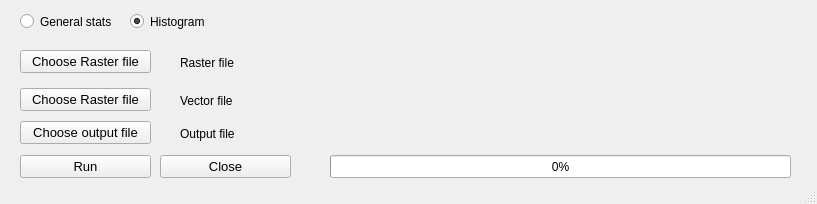
<?xml version="1.0" encoding="UTF-8"?>
<ui version="4.0">
 <class>rasterstats_view</class>
 <widget class="QMainWindow" name="rasterstats_view">
  <property name="geometry">
   <rect>
    <x>0</x>
    <y>0</y>
    <width>817</width>
    <height>204</height>
   </rect>
  </property>
  <property name="windowTitle">
   <string>Raster Statistics</string>
  </property>
  <widget class="QWidget" name="centralwidget">
   <widget class="QPushButton" name="but_raster">
    <property name="geometry">
     <rect>
      <x>20</x>
      <y>50</y>
      <width>131</width>
      <height>23</height>
     </rect>
    </property>
    <property name="font">
     <font>
      <pointsize>10</pointsize>
     </font>
    </property>
    <property name="text">
     <string>Choose Raster file</string>
    </property>
   </widget>
   <widget class="QPushButton" name="but_close">
    <property name="geometry">
     <rect>
      <x>160</x>
      <y>155</y>
      <width>131</width>
      <height>23</height>
     </rect>
    </property>
    <property name="font">
     <font>
      <pointsize>10</pointsize>
     </font>
    </property>
    <property name="text">
     <string>Close</string>
    </property>
   </widget>
   <widget class="QPushButton" name="but_vector">
    <property name="geometry">
     <rect>
      <x>20</x>
      <y>88</y>
      <width>131</width>
      <height>23</height>
     </rect>
    </property>
    <property name="font">
     <font>
      <pointsize>10</pointsize>
     </font>
    </property>
    <property name="text">
     <string>Choose Raster file</string>
    </property>
   </widget>
   <widget class="QPushButton" name="but_run">
    <property name="geometry">
     <rect>
      <x>20</x>
      <y>155</y>
      <width>131</width>
      <height>23</height>
     </rect>
    </property>
    <property name="font">
     <font>
      <pointsize>10</pointsize>
     </font>
    </property>
    <property name="text">
     <string>Run</string>
    </property>
   </widget>
   <widget class="QRadioButton" name="histogram">
    <property name="geometry">
     <rect>
      <x>130</x>
      <y>13</y>
      <width>101</width>
      <height>17</height>
     </rect>
    </property>
    <property name="text">
     <string>Histogram</string>
    </property>
    <property name="checked">
     <bool>true</bool>
    </property>
   </widget>
   <widget class="QRadioButton" name="general">
    <property name="geometry">
     <rect>
      <x>20</x>
      <y>13</y>
      <width>91</width>
      <height>17</height>
     </rect>
    </property>
    <property name="text">
     <string>General stats</string>
    </property>
   </widget>
   <widget class="QLabel" name="raster_name">
    <property name="geometry">
     <rect>
      <x>180</x>
      <y>55</y>
      <width>611</width>
      <height>16</height>
     </rect>
    </property>
    <property name="text">
     <string>Raster file</string>
    </property>
   </widget>
   <widget class="QLabel" name="vector_name">
    <property name="geometry">
     <rect>
      <x>180</x>
      <y>93</y>
      <width>621</width>
      <height>16</height>
     </rect>
    </property>
    <property name="text">
     <string>Vector file</string>
    </property>
   </widget>
   <widget class="QPushButton" name="but_output">
    <property name="geometry">
     <rect>
      <x>20</x>
      <y>121</y>
      <width>131</width>
      <height>23</height>
     </rect>
    </property>
    <property name="font">
     <font>
      <pointsize>10</pointsize>
     </font>
    </property>
    <property name="text">
     <string>Choose output file</string>
    </property>
   </widget>
   <widget class="QLabel" name="output_file">
    <property name="geometry">
     <rect>
      <x>180</x>
      <y>126</y>
      <width>621</width>
      <height>16</height>
     </rect>
    </property>
    <property name="text">
     <string>Output file</string>
    </property>
   </widget>
   <widget class="QProgressBar" name="progressbar">
    <property name="enabled">
     <bool>true</bool>
    </property>
    <property name="geometry">
     <rect>
      <x>330</x>
      <y>155</y>
      <width>461</width>
      <height>23</height>
     </rect>
    </property>
    <property name="palette">
     <palette>
      <active>
       <colorrole role="Highlight">
        <brush brushstyle="SolidPattern">
         <color alpha="255">
          <red>0</red>
          <green>170</green>
          <blue>0</blue>
         </color>
        </brush>
       </colorrole>
      </active>
      <inactive>
       <colorrole role="Highlight">
        <brush brushstyle="SolidPattern">
         <color alpha="255">
          <red>240</red>
          <green>240</green>
          <blue>240</blue>
         </color>
        </brush>
       </colorrole>
      </inactive>
      <disabled>
       <colorrole role="Highlight">
        <brush brushstyle="SolidPattern">
         <color alpha="255">
          <red>51</red>
          <green>153</green>
          <blue>255</blue>
         </color>
        </brush>
       </colorrole>
      </disabled>
     </palette>
    </property>
    <property name="value">
     <number>0</number>
    </property>
    <property name="textVisible">
     <bool>true</bool>
    </property>
   </widget>
  </widget>
  <widget class="QStatusBar" name="statusbar"/>
 </widget>
 <resources/>
 <connections/>
</ui>
